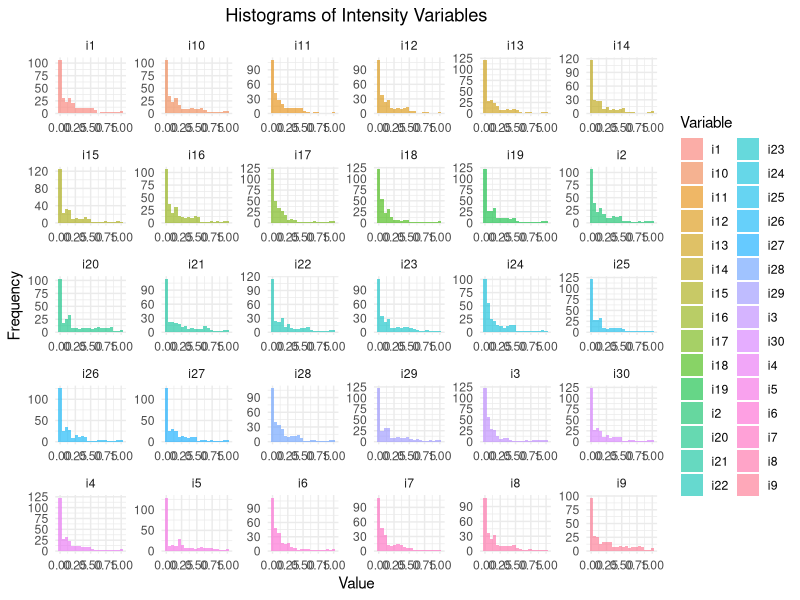
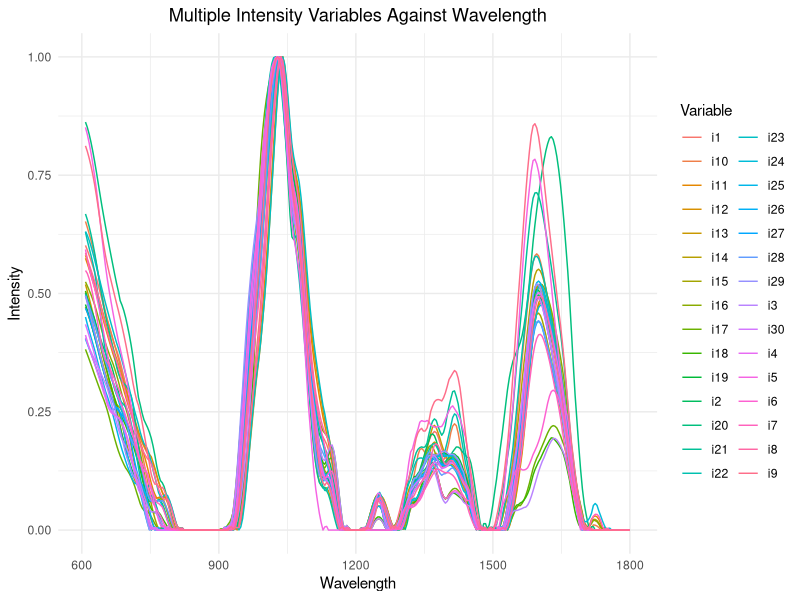

These figures' R source, in order: (Note: this script raises an error after producing the figures.)
# set work directory
setwd("C:/Users/Lenovo/Documents/Programiranje/PhD/SpectralTool/datasets")

# read and inspect dataframe
df = read.csv('all_spectra_std_order_corr_test.csv')
View(df)

# CHECK THE NORMALITY
# vizualize distribution to check normality
#reshape the dataframe and check it
library(tidyr)
df_long = pivot_longer(df, cols = starts_with("i"), 
                       names_to = "variable", 
                       values_to = "value")
# plot the histograms
library(ggplot2)
ggplot(df_long, aes(x = value, fill = variable)) + 
  geom_histogram(bins = 20, 
                 alpha = 0.6, 
                 position = 'identity') +
  facet_wrap(~ variable, 
             scales = 'free') +
  theme_minimal() +
  labs(title = "Histograms of Intensity Variables",
       x = "Value",
       y = "Frequency",
       fill = "Variable") +
  theme(plot.title = element_text(hjust = 0.5))

# VISUAL INSPECTION
# plot the all spectral lines
ggplot(df_long, aes(x = wavenumber, y = value, color = variable)) +
  geom_line() +
  theme_minimal() +
  labs(title = "Multiple Intensity Variables Against Wavelength",
       x = "Wavelength",
       y = "Intensity",
       color = "Variable") +
  theme(plot.title = element_text(hjust = 0.5))

# PREPARE DATA FOR COVARIANCE AND CORRELATION
library(dplyr)
selected_data = df %>% select(starts_with("i"))
View(selected_data)

#COVARIANCE
cov_matrix = cov(selected_data)
print(cov_matrix)

# prepare matrix to be ploted as heatmap
melted_cov = melt(cov_matrix)
melted_cov$Var1 <- as.factor(melted_cov$Var1)
melted_cov$Var2 <- as.factor(melted_cov$Var2)
melted_cov$value <- as.numeric(melted_cov$value)

#plot the matrix
ggplot(data = melted_cov, aes(x = Var1, y= Var2, fill = value)) +
  geom_tile() + 
  scale_fill_gradient2(low = "blue", 
                       high = "red", 
                       mid = "white",
                       midpoint = median(melted_cov$value), 
                       limit = c(min(melted_cov$value), max(melted_cov$value)), 
                       space="Lab",
                       name="Covariance\n of FTIR spectra") +
  theme_minimal() + 
  theme(axis.text.x = element_text(angle = 90, 
                                   vjust = 1, 
                                   size = 12, 
                                   hjust = 1)) +
  coord_fixed()

# CORRELATION
# make correlation matrix
cor_matrix = cor(selected_data)
print(cor_matrix)

# t-test for the matrix
library(Hmisc)
rcorr(as.matrix(selected_data))

# make data suitable for graphs
library(reshape2)
melted_cor = melt(cor_matrix)

# plot the correlation matrix
library(ggplot2)
ggplot(data = melted_cor, aes(x = Var1, y= Var2, fill = value)) +
  geom_tile() + 
  scale_fill_gradient2(low = "blue", 
                       high = "red", 
                       mid = "white",
                       midpoint = median(melted_cor$value), 
                       limit = c(min(melted_cor$value), max(melted_cor$value)), 
                       space="Lab",
                       name="Pearson correlation\n of FTIR spectra") +
  theme_minimal() + 
  theme(axis.text.x = element_text(angle = 90, 
                                   vjust = 1, 
                                   size = 12, 
                                   hjust = 1)) +
  coord_fixed()


# DIFFERENTIATE SPECIIC SPECTRA
library(ggplot2)

# Highlight specific spectra 
highlight_spectra = "i20"

# Base plot
plot = ggplot(df_long, aes(x = wavenumber, y = value, color = variable)) +
  geom_line() +
  theme_minimal() +
  labs(title = "Multiple Intensity Variables Against Wavelength",
       x = "Wavelength",
       y = "Intensity",
       color = "Variable") +
  theme(plot.title = element_text(hjust = 0.5))

# subplot
plot = plot +
  geom_line(data = subset(df_long, variable == highlight_spectra),
            aes(x = wavenumber, 
                y = value, 
                color = variable),
                size = 0.75) + # Customize size and linetype
  scale_color_manual(values = setNames(c("red", 
                                         rep("grey50", 
                                             length(unique(df_long$variable)) - 1)), 
                                       c(highlight_spectra, 
                                         setdiff(unique(df_long$variable), 
                                                 highlight_spectra))))

print(plot)
